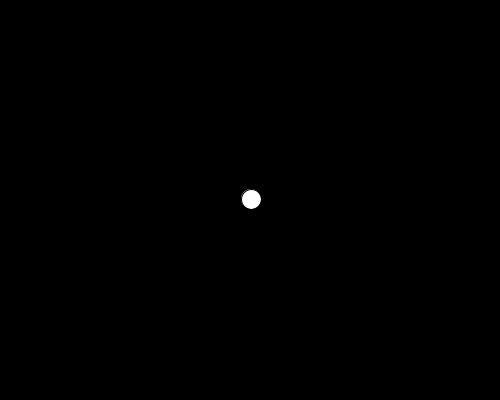
Frame 1 (no input)
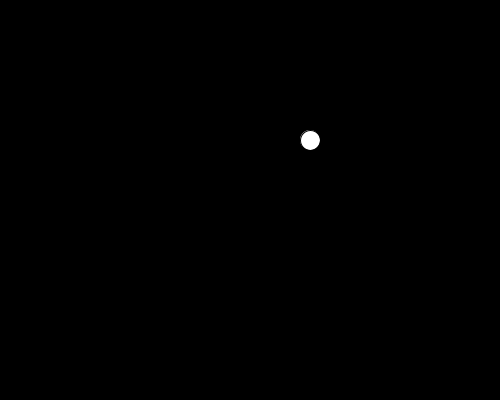
Frame 60 (the mouse pressed at the canvas centre just before this capture)
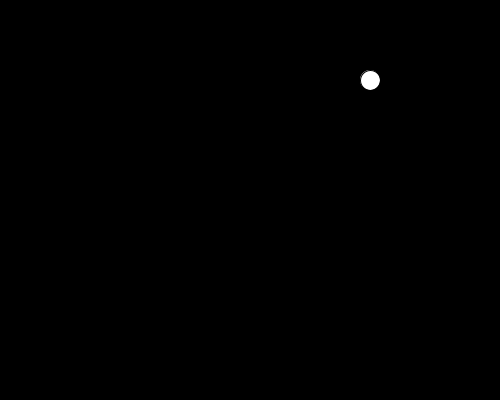
Frame 120 (the mouse held since frame 60 and released just before this capture)

The Processing sketch that drew these frames (run headless with seeded random() and noise(); from frame 60 on, the mouse is pressed at the canvas centre):

// Processing sketch: processing_82604
// ── processing_82604.pde

Ball will;
void setup()
{
  size(500, 400);
  background(0);
  will = new Ball();
}
void draw()
{
  background(0);
  will.move();
  will.bounce();
  will.show();
}
class Ball
{
  int x, y;
  boolean up, right;
  Ball()
  {
    x=250;
    y=200;
    up=true;
    right=true;
  }
  void move()
  {
    if (right==true)
    {
      x++;
    }
    else
    {
      x--;
    }
    if (up==true)
    {
      y--;
    }
    else
    {
      y++;
    }
  }
  void bounce()
  {
    if (y>400)
    {
      up=true;
    }
    if (y<0)
    {
      up=false;
    }
    if (x>500)
    {
      right=false;
    }
    if (x<0)
    {
      right=true;
    }
  }
  void show()
  {
    fill(255);
    ellipse(x, y, 20, 20);
  }
}
